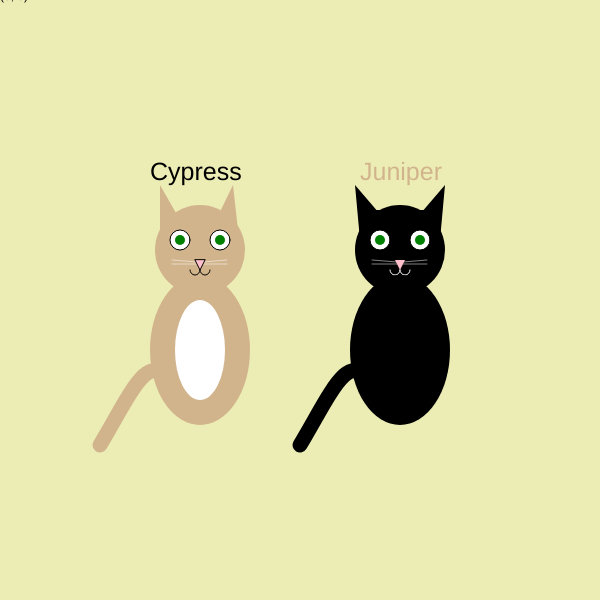
Frame 1 (no input)
Frame 60 (no input): identical to frame 1, image omitted
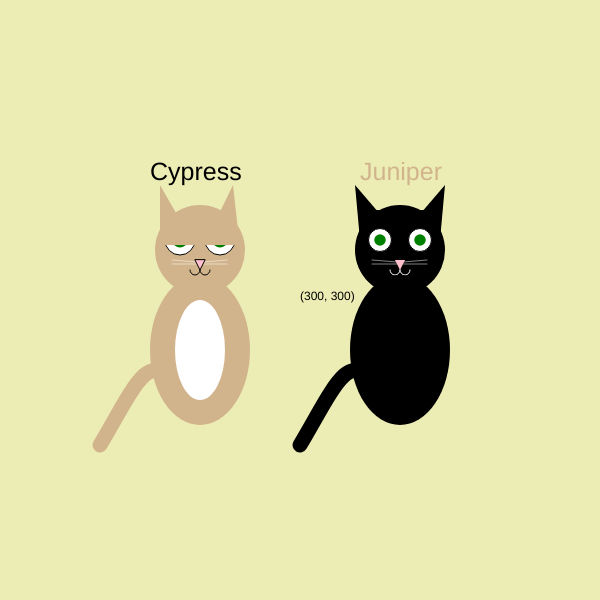
Frame 120 (the mouse pressed at the canvas centre since frame 60)

The p5.js sketch that drew these frames (run headless with seeded random() and noise() and a simulated clock; from frame 60 on, the mouse is pressed at the canvas centre):

// p5.js sketch
// ── sketch.js
// Cypress data
let pets1 = [1, 3, 2, 1, 2, 1, 2]; 
let currentHeight1 = 25;        
let index1 = 0;        
let eyeSize1 = 20; 
let eyeIncreased1 = false; 

// Juni data
let pets = [2, 1, 4, 3, 3, 1, 3]; 
let currentHeight = 25;        
let index = 0;  
let eyeSize = 20; 
let eyeIncreased = false; 

function setup() {
  createCanvas(600, 600);
  angleMode(DEGREES);
  currentHeight1 = pets1[index1] * 10;
  currentHeight = pets[index] * 10;
}

function draw() {
  background('rgb(236,236,181)');
  
  let x1 = 164;
  let y1 = 215;
  
  let x = 366;
  let y = 210;
  
  // Cypress
  push();
  textSize(25);
  text('Cypress', 150, 180);
  pop();
  
  push();
  fill('tan');
  textSize(25);
  text('Juniper', 360, 180);
  pop();
  
  // Cypress
  push();
  fill('tan');
  noStroke();
  // Head
  circle(200, 250, 90);
  // Eyes
  push();
  stroke('black');
  fill('white');
  circle(180, 240, eyeSize1);
  circle(220, 240, eyeSize1);
  pop();
  push();
  fill('green');
  circle(180, 240, eyeSize1/2); 
  circle(220, 240, eyeSize1/2); 
  pop();
  
  // Whiskers
  push();
  strokeWeight(0.5);
  stroke('white');
  line(197, 262, 172, 260);
  line(197, 264, 172, 264);
  line(203, 262, 227, 260);
  line(203, 264, 227, 264);
  pop();
  
  // Nose
  push();
  stroke('black')
  fill('pink');
  triangle(195, 260, 200, 270, 205, 260);
  pop();
  
  // Body
  ellipse(200, 350, 100, 150);
  push();
  fill('white');
  ellipse(200, 350, 50, 100);
  pop();
  
  // Mouth arcs
  push();
  stroke(2);
  arc(195, 270, 10, 10, 0, 180);
  arc(205, 270, 10, 10, 0, 180);
  pop();
  
  // Left ear
  triangle(160, 230, 180, 220, 160, 185);
  // Right ear
  triangle(216, 220, 238, 230, 233, 185);
  
  // Rectangle that rises to open eyes
  push();
  rect(x1, y1, 72, currentHeight1);
  pop();
  
  // Tail
  stroke('tan');
  strokeWeight(15);
  let tailStartX = 100; // x position of the tail base
  let tailStartY = 445; // y position of the tail base
  let controlPoint1X = tailStartX + 30; // first control point
  let controlPoint1Y = tailStartY - 50; // first control point
  let controlPoint2X = tailStartX + 50; // second control point
  let controlPoint2Y = tailStartY - 100; // second control point
  let tailEndX = tailStartX + 70; // end point of the tail
  let tailEndY = tailStartY - 60; // end point of the tail
  noFill();
  beginShape();
  vertex(tailStartX, tailStartY);
  bezierVertex(controlPoint1X, controlPoint1Y, controlPoint2X, controlPoint2Y, tailEndX, tailEndY);
  endShape();
  pop();
  
  // Juni
  push();
  fill('black');
  noStroke();
  // Head
  circle(400, 250, 90);
  // Eyes
  push();
  stroke('black');
  fill('white');
  circle(380, 240, eyeSize);
  circle(420, 240, eyeSize);
  pop();
  push();
  fill('green');
  circle(380, 240, eyeSize / 2); 
  circle(420, 240, eyeSize / 2); 
  pop();
  
  // Whiskers
  push();
  strokeWeight(0.5);
  stroke('white');
  line(397, 262, 372, 260);
  line(397, 264, 372, 264);
  line(403, 262, 427, 260);
  line(403, 264, 427, 264);
  pop();
  
  // Nose
  push();
  fill('pink');
  triangle(395, 260, 400, 270, 405, 260);
  pop();
  
  // Mouth arcs
  push();
  stroke('white');
  arc(395, 270, 10, 10, 0, 180);
  arc(405, 270, 10, 10, 0, 180);
  pop();
  
  // Left ear
  triangle(360, 240, 385, 220, 355, 185);
  // Right ear
  triangle(440, 240, 415, 220, 445, 185);
  
  // Body
  ellipse(400, 350, 100, 150);
  
  //Rectangle for eyes
  push();
  rect(x, y, 65, currentHeight);
  pop();

  // Tail
  stroke('black');
  strokeWeight(15);
  let tailStartX1 = 300; 
  let tailStartY1 = 445; 
  let controlPoint1X1 = tailStartX1 + 30; 
  let controlPoint1Y1 = tailStartY1 - 50; 
  let controlPoint2X1 = tailStartX1 + 50; 
  let controlPoint2Y1 = tailStartY1 - 100; 
  let tailEndX1 = tailStartX1 + 70; 
  let tailEndY1 = tailStartY1 - 60; 
  noFill();
  
  beginShape();
  vertex(tailStartX1, tailStartY1);
  bezierVertex(controlPoint1X1, controlPoint1Y1, controlPoint2X1, controlPoint2Y1, tailEndX1, tailEndY1);
  endShape();
  pop();
  
  // Cursor 
  push();
  noStroke();
  fill('rgb(0,0,0)');
  text("(" + mouseX + ", " + mouseY + ")", mouseX, mouseY);  
  pop();
}

function mousePressed() {
  index1 = (index1 + 1) % pets1.length; 
  currentHeight1 = pets1[index1] * 10; 
  index = (index + 1) % pets.length; 
  currentHeight = pets[index] * 10; 
  
  if (!eyeIncreased1) {
    eyeSize1 += 10; 
    eyeIncreased1 = true; 
  }
  
  if (!eyeIncreased) {
    eyeSize += 3;  
    eyeIncreased = true; 
  }
}

// I used chatGPT to figure out how to make a bezierVertex for the tail
